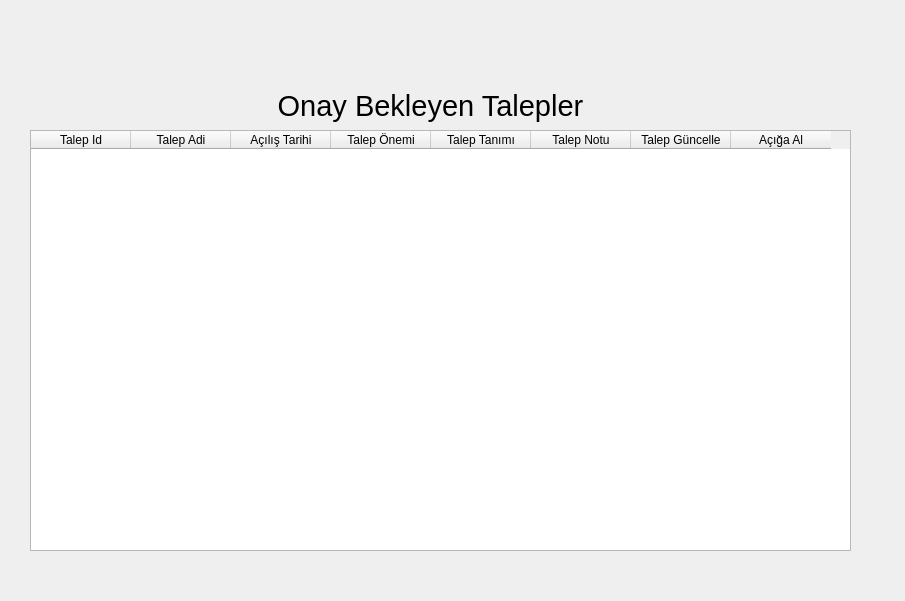
<?xml version="1.0" encoding="UTF-8"?>
<ui version="4.0">
 <class>Onaybekleyen</class>
 <widget class="QWidget" name="Onaybekleyen">
  <property name="geometry">
   <rect>
    <x>0</x>
    <y>0</y>
    <width>905</width>
    <height>601</height>
   </rect>
  </property>
  <property name="windowTitle">
   <string>Onay Bekleyen Talepler</string>
  </property>
  <widget class="QTableWidget" name="tableWidget">
   <property name="geometry">
    <rect>
     <x>30</x>
     <y>130</y>
     <width>821</width>
     <height>421</height>
    </rect>
   </property>
   <column>
    <property name="text">
     <string>Talep Id</string>
    </property>
   </column>
   <column>
    <property name="text">
     <string>Talep Adi</string>
    </property>
   </column>
   <column>
    <property name="text">
     <string>Açılış Tarihi</string>
    </property>
   </column>
   <column>
    <property name="text">
     <string>Talep Önemi</string>
    </property>
   </column>
   <column>
    <property name="text">
     <string>Talep Tanımı</string>
    </property>
   </column>
   <column>
    <property name="text">
     <string>Talep Notu</string>
    </property>
   </column>
   <column>
    <property name="text">
     <string>Talep Güncelle</string>
    </property>
   </column>
   <column>
    <property name="text">
     <string>Açığa Al</string>
    </property>
   </column>
  </widget>
  <widget class="QLabel" name="label">
   <property name="geometry">
    <rect>
     <x>130</x>
     <y>70</y>
     <width>601</width>
     <height>71</height>
    </rect>
   </property>
   <property name="font">
    <font>
     <pointsize>22</pointsize>
    </font>
   </property>
   <property name="text">
    <string>Onay Bekleyen Talepler</string>
   </property>
   <property name="alignment">
    <set>Qt::AlignCenter</set>
   </property>
  </widget>
 </widget>
 <resources/>
 <connections/>
</ui>
